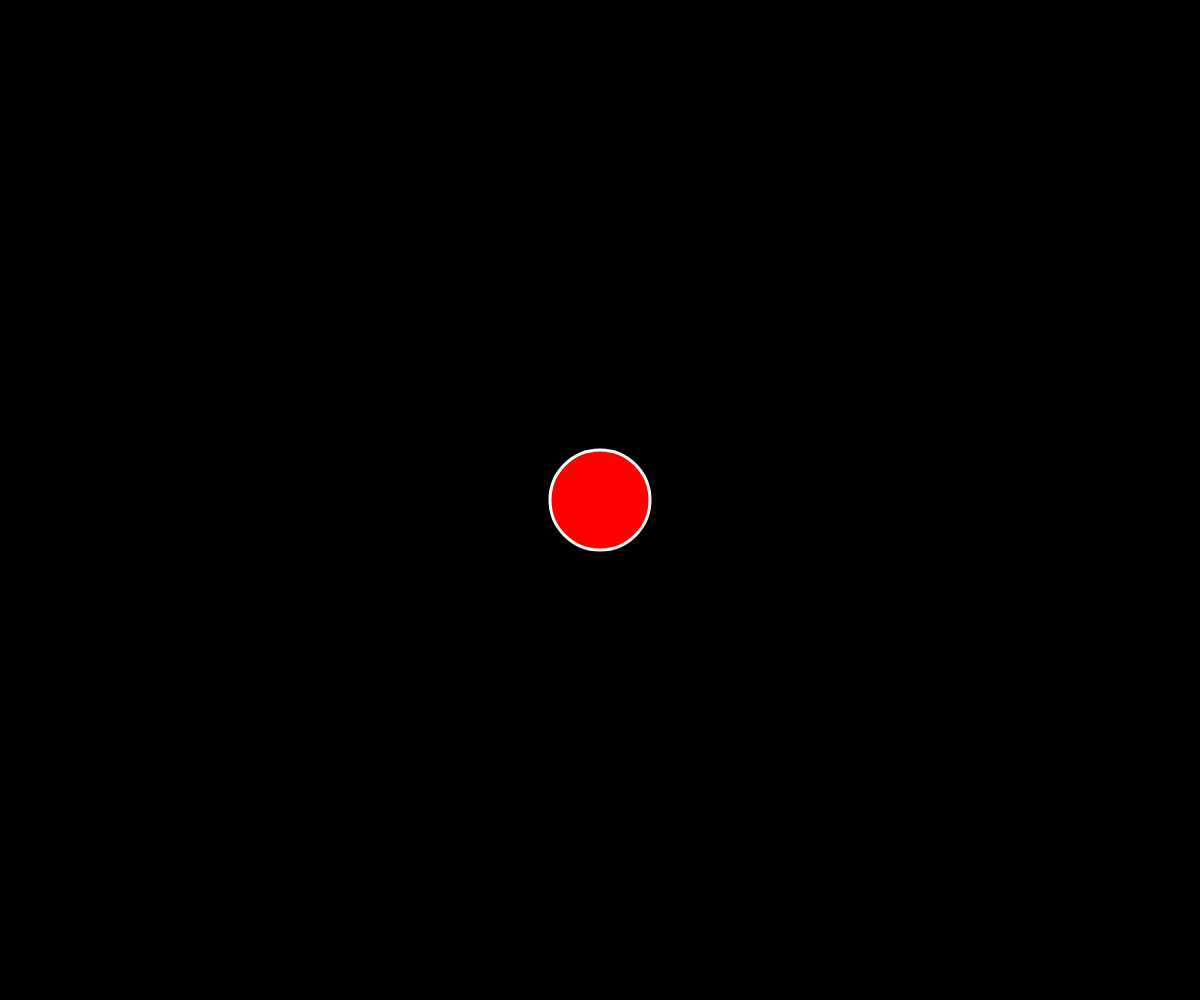
Frame 1 (no input)
Frame 60 (no input): identical to frame 1, image omitted
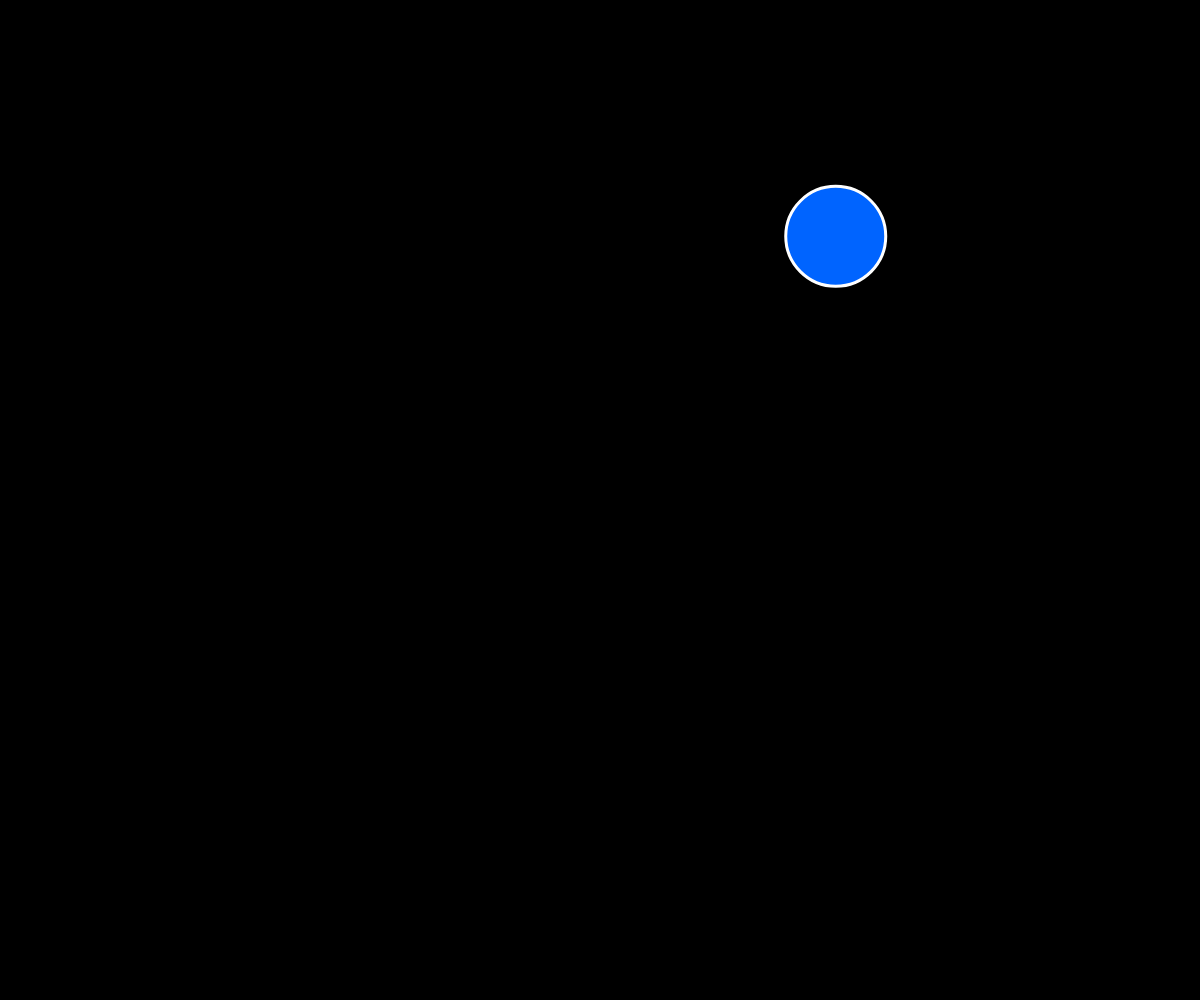
Frame 120 (the mouse pressed at the canvas centre since frame 60)

The p5.js sketch that drew these frames (run headless with seeded random() and noise() and a simulated clock; from frame 60 on, the mouse is pressed at the canvas centre):

// p5.js sketch
// ── sketch.js
let circleX;
let circleY;
let circleSize = 100;
let circleColor;

function setup() {
  createCanvas(windowWidth, windowHeight);

  circleX = width / 2;
  circleY = height / 2;

  circleColor = color(255, 0, 0);
}

function draw() {
  background(0);

  fill(circleColor);
  stroke(255);
  strokeWeight(3);

  circle(circleX, circleY, circleSize);
}

function mousePressed() {

  // Verifica se clicaste dentro do círculo
  if (dist(mouseX, mouseY, circleX, circleY) < circleSize / 2) {

    // Muda a posição para um local aleatório
    circleX = random(circleSize / 2, width - circleSize / 2);
    circleY = random(circleSize / 2, height - circleSize / 2);

    // Verifica em que metade do ecrã clicaste
    if (mouseX < width / 2) {
      circleColor = color(255, 0, 0);
    } else {
      circleColor = color(0, 100, 255);
    }

  }
}
